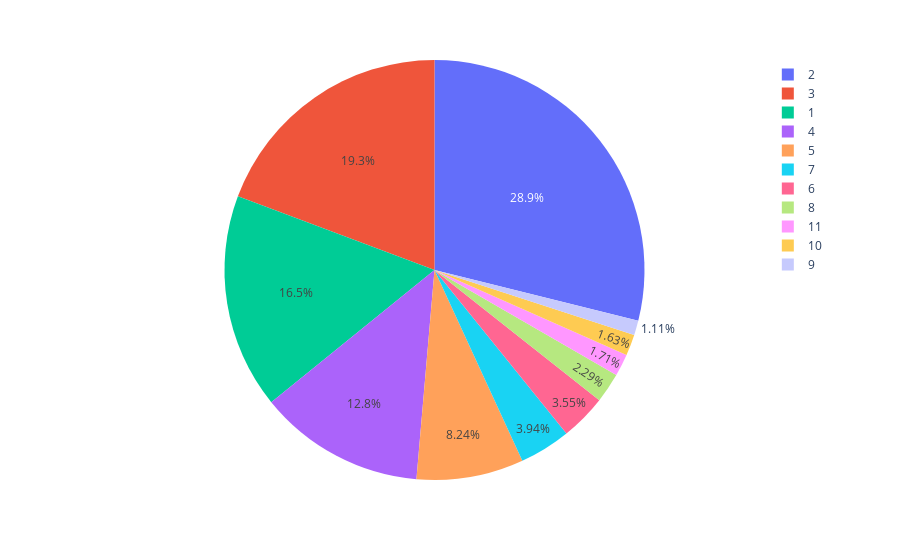

Write notebook code for a chart like this one.
### Markdown cell above
### PieChart

### Code cell
fig = px.pie(df,values='Month',names='DistanceGroup')
fig.show()

### Figure 1 — Plotly figure (JSON) as saved in the notebook; plotly's stock layout.template omitted (floating-point values rounded to 4 significant figures; data arrays with more than 128 entries replaced by an {"elided": "..."} marker saying what was removed)
{"data": [{"domain": {"x": [0, 1], "y": [0, 1]}, "hovertemplate": "DistanceGroup=%{label}<br>Month=%{value}<extra></extra>", "labels": {"elided": "1000 int values"}, "legendgroup": "", "name": "", "showlegend": true, "type": "pie", "values": {"elided": "1000 int values"}}], "layout": {"legend": {"tracegroupgap": 0}, "margin": {"t": 60}}}
